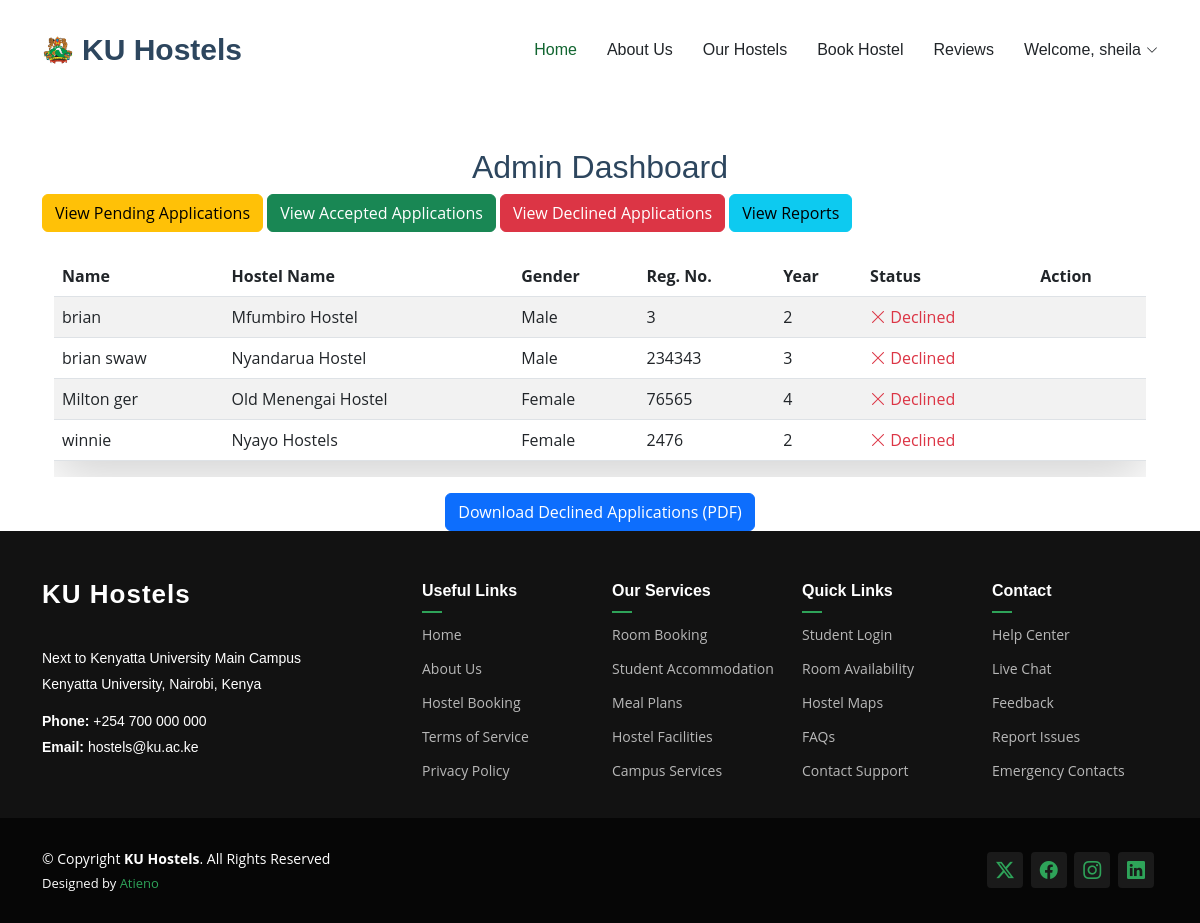
Page /admin-dashboard/?status=Declined (signed in) on the committed database.
### myapp/models.py (models this page shows, shortened)
class HostelApplication(models.Model):
    GENDER_CHOICES = [
        ('Male', 'Male'),
        ('Female', 'Female'),
    ]
    HOSTEL_TYPE_CHOICES = [
        ('Single Room', 'Single Room'),
        ('Double Room', 'Double Room'),
        ('Triple Room', 'Triple Room'),
        ('Quadruple Room', 'Quadruple Room'),
        ('Quintuple Room', 'Quintuple Room'),
        ('Sextuple Room', 'Sextuple Room'),
    ]
    LOCATION_CHOICES = [
        ('On-campus', 'On-campus'),
        ('Off-campus', 'Off-campus'),
    ]
    STATUS_CHOICES = [
        ('Pending', 'Pending'),
        ('Allocated', 'Allocated'),
    ]
    YEAR_OF_STUDY_CHOICES = [
        ('Year One', 'Year One'),
        ('Year Two', 'Year Two'),
        ('Year Three', 'Year Three'),
        ('Year Four', 'Year Four'),
        ('Year Five', 'Year Five'),
        ('Year Six', 'Year Six'),
    ]
    user = models.ForeignKey(User, on_delete=models.CASCADE)
    name = models.CharField(max_length=100)
    reg_number = models.CharField(max_length=50, unique=True)
    year_of_study = models.CharField(max_length=20, choices=YEAR_OF_STUDY_CHOICES)
    gender = models.CharField(max_length=10, choices=GENDER_CHOICES)
    hostel_type = models.CharField(max_length=20, choices=HOSTEL_TYPE_CHOICES)
    location = models.CharField(max_length=10, choices=LOCATION_CHOICES)
    hostel_name = models.CharField(max_length=100)
    cost_per_semester = models.DecimalField(max_digits=10, decimal_places=2)
    status = models.CharField(max_length=10, choices=STATUS_CHOICES, default='Pending')

### myapp/views.py (the view, shortened to what this page needs)
# urls.py: path('admin-dashboard/', views.admin_dashboard, name='admin_dashboard'),
@staff_member_required
def admin_dashboard(request):
    status = request.GET.get('status', 'Pending')  # Default to 'Pending'
    applications = HostelApplication.objects.filter(status=status)
    return render(request, 'admin_dashboard.html', {'applications': applications})

### templates/admin_dashboard.html (shortened to what this page needs)
{% extends 'base.html' %}
{% load static %}
{% block Content %}
<div class="container mt-5">
    <h2 class="text-center">Admin Dashboard</h2>
    <div class="mb-3">
        <a href="{% url 'myapp:admin_dashboard' %}?status=Pending" class="btn btn-warning">View Pending Applications</a>
        <a href="{% url 'myapp:admin_dashboard' %}?status=Allocated" class="btn btn-success">View Accepted Applications</a>
        <a href="{% url 'myapp:admin_dashboard' %}?status=Declined" class="btn btn-danger">View Declined Applications</a>
        <a href="{% url 'myapp:view_hostel_reports' %}" class="btn btn-info">View Reports</a>
    </div>
    <form method="post" class="container mt-4">
        <div class="table-responsive">
            <table class="table table-striped table-hover shadow-lg">
                <thead class="thead-dark">
                    <tr>
                        <th>Name</th>
                        <th>Hostel Name</th>
                        <th>Gender</th>
                        <th>Reg. No.</th>
                        <th>Year</th>
                        <th>Status</th>
                        <th>Action</th>
                    </tr>
                </thead>
                <tbody>
                    {% for application in applications %}
                    <tr>
                        <td>{{ application.name }}</td>
                        <td>{{ application.hostel_name }}</td>
                        <td>{{ application.gender }}</td>
                        <td>{{ application.reg_number }}</td>
                        <td>{{ application.year_of_study }}</td>
                        <td>
                            {% if application.status == "Pending" %}
                                <span class="text-warning"><i class="bi bi-clock"></i> Pending</span>
                            {% elif application.status == "Allocated" %}
                                <span class="text-success"><i class="bi bi-check-lg"></i> Accepted</span>
                            {% else %}
                                <span class="text-danger"><i class="bi bi-x-lg"></i> Declined</span>
                            {% endif %}
                        </td>
                        <td>
                        </td>
                    </tr>
                    {% empty %}
                    <tr>
                        <td colspan="7" class="text-center text-muted">No applications found.</td>
                    </tr>
                    {% endfor %}
                </tbody>
            </table>
        </div>
    </form>
    <div class="text-center mt-3">
        {% if request.GET.status == "Pending" %}
            <a href="{% url 'myapp:download_filtered_applications_pdf' 'Pending' %}" class="btn btn-primary">Download Pending Applications (PDF)</a>
        {% elif request.GET.status == "Allocated" %}
            <a href="{% url 'myapp:download_filtered_applications_pdf' 'Allocated' %}" class="btn btn-primary">Download Accepted Applications (PDF)</a>
        {% elif request.GET.status == "Declined" %}
            <a href="{% url 'myapp:download_filtered_applications_pdf' 'Declined' %}" class="btn btn-primary">Download Declined Applications (PDF)</a>
        {% endif %}
    </div>
</div>
{% endblock %}

### templates/header.html (shortened to what this page needs)
{% load static %}
<header id="header" class="header d-flex align-items-center position-relative">
    <div class="container-fluid container-xl position-relative d-flex align-items-center justify-content-between">
      <a href="{% url 'myapp:home_page' %}" class="logo d-flex align-items-center">
        <img src="{% static 'assets/img/logo.png' %}" alt="AgriCulture">
        <h1 class="sitename">KU Hostels</h1>
      </a>
      <nav id="navmenu" class="navmenu">
        <ul>
          <li><a href="{% url 'myapp:home_page' %}" class="active">Home</a></li>
          <li><a href="{% url 'myapp:home_page' %}#about">About Us</a></li>
          <li><a href="{% url 'myapp:home_page' %}#services">Our Hostels</a></li>
          <li><a href="{% url 'myapp:book_hostel' %}">Book Hostel</a></li>
          <li><a href="{% url 'myapp:home_page' %}#testimonials">Reviews</a></li>
          <li class="dropdown">
            {% if user.is_authenticated %}
                <a href="#"><span>Welcome, {{ user.username }}</span> <i class="bi bi-chevron-down toggle-dropdown"></i></a>
            {% else %}
                <a href="#"><span>Login / Sign up</span> <i class="bi bi-chevron-down toggle-dropdown"></i></a>
                <ul>
                    <li><a href="{% url 'myapp:login_page' %}">Login</a></li>
                    <li><a href="{% url 'myapp:register' %}">Register</a></li>
                </ul>
            {% endif %}
        </li>
        </ul>
      </nav>
    </div>
  </header>

### static/assets/css/main.css (style rules this page uses)
:root { --default-font: "Open Sans", system-ui, -apple-system, "Segoe UI", Roboto, "Helvetica Neue", Arial, "Noto Sans", "Liberation Sans", sans-serif, "Apple Color Emoji", "Segoe UI Emoji", "Segoe UI Symbol", "Noto Color Emoji"; --heading-font: "Marcellus", sans-serif; --nav-font: "Marcellus", sans-serif; }
:root { --background-color: #ffffff; --default-color: #212529; --heading-color: #2d465e; --accent-color: #116530; --surface-color: #ffffff; --contrast-color: #ffffff; }
:root { --nav-color: #212529; --nav-hover-color: #116530; --nav-mobile-background-color: #ffffff; --nav-dropdown-background-color: #ffffff; --nav-dropdown-color: #212529; --nav-dropdown-hover-color: #116530; }
:root { scroll-behavior: smooth; }
body { color: var(--default-color); background-color: var(--background-color); font-family: var(--default-font); }
a { color: var(--accent-color); text-decoration: none; transition: 0.3s; }
h1, h2, h3, h4, h5, h6 { color: var(--heading-color); font-family: var(--heading-font); }
.header { color: var(--default-color); background-color: var(--background-color); padding: 20px 0; transition: all 0.5s; z-index: 997; }
.header .logo { line-height: 1; }
.header .logo img { max-height: 32px; margin-right: 8px; }
.header .logo h1 { font-size: 30px; margin: 0; font-weight: 700; color: var(--heading-color); }
@media (min-width: 1200px) { .navmenu { padding: 0; } }
@media (min-width: 1200px) { .navmenu ul { margin: 0; padding: 0; display: flex; list-style: none; align-items: center; } }
@media (min-width: 1200px) { .navmenu li { position: relative; } }
@media (min-width: 1200px) { .navmenu a, .navmenu a:focus { color: var(--nav-color); padding: 18px 15px; font-size: 16px; font-family: var(--nav-font); font-weight: 400; display: flex; align-items: center; justify-content: space-between; white-space: nowrap; transition: 0.3s; } }
@media (min-width: 1200px) { .navmenu a i, .navmenu a:focus i { font-size: 12px; line-height: 0; margin-left: 5px; transition: 0.3s; } }
@media (min-width: 1200px) { .navmenu li:last-child a { padding-right: 0; } }
@media (min-width: 1200px) { .navmenu li:hover>a, .navmenu .active, .navmenu .active:focus { color: var(--nav-hover-color); } }

### rows in the picture
HostelApplication: name "brian", hostel_name "Mfumbiro Hostel", gender "Male", reg_number "3", year_of_study "2", status "Declined" (drawn)
HostelApplication: name "brian swaw", hostel_name "Nyandarua Hostel", gender "Male", reg_number "234343", year_of_study "3", status "Declined" (drawn)
HostelApplication: name "Milton ger", hostel_name "Old Menengai Hostel", gender "Female", reg_number "76565", year_of_study "4", status "Declined" (drawn)
HostelApplication: name "winnie", hostel_name "Nyayo Hostels", gender "Female", reg_number "2476", year_of_study "2", status "Declined" (drawn)

### other values in the picture
{{ user.username }} "sheila"
